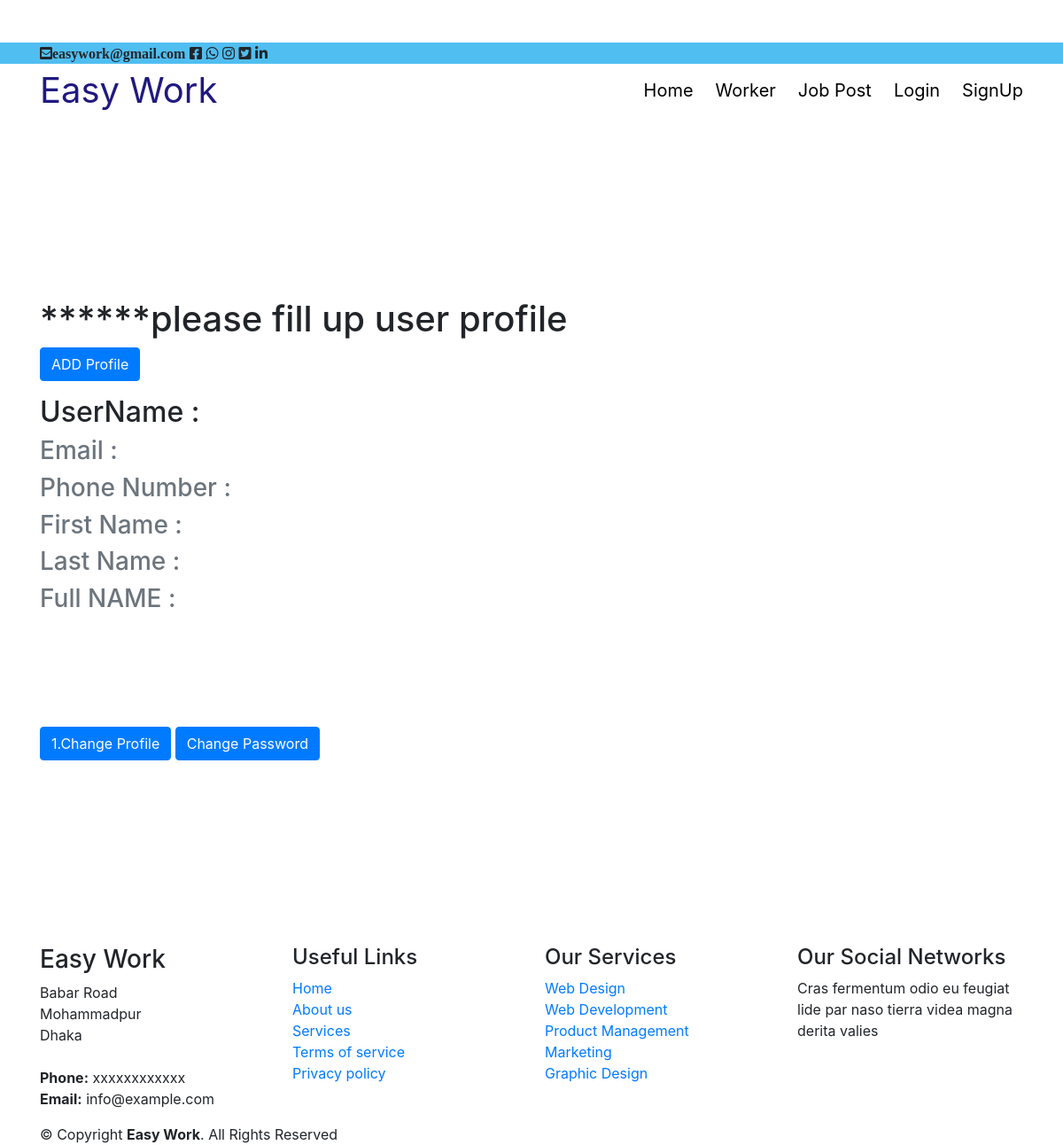
Page /client/client/profile/ (signed in) on the earlier database version.
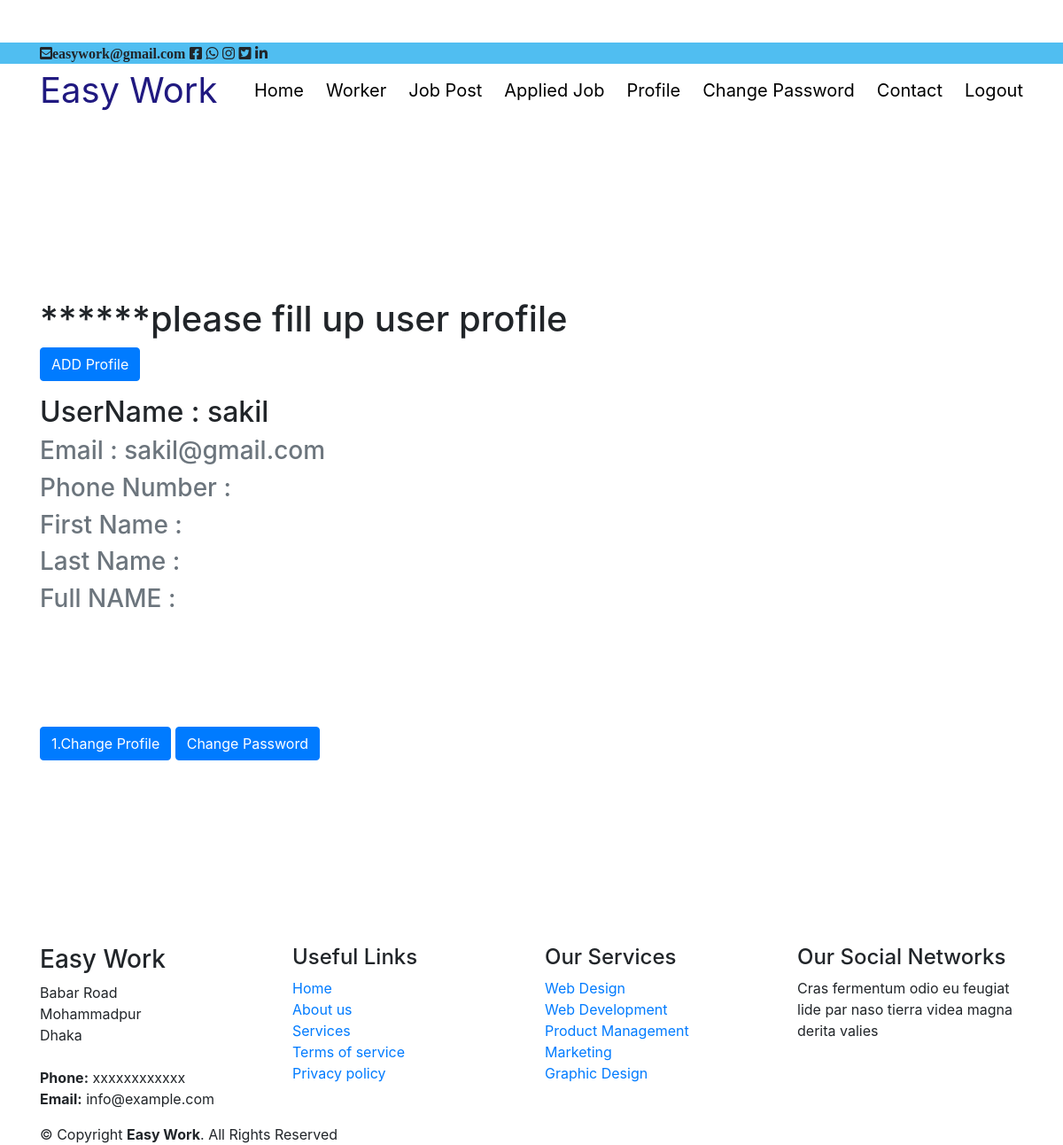
Same page on the later database version.
### accounts/models.py (models this page shows, shortened)
class User(AbstractUser):
    is_worker = models.BooleanField(default=False)
    is_customer = models.BooleanField(default=False)
    image = models.ImageField('Voter ID Image', default='default.jpg', upload_to='voter_id_pics', null=True, blank=True)

### Client/views.py (the view)
# urls.py: path('client/profile/', views.Clientprofile, name='client_profile'),
def Clientprofile(request):
    return render(request,'Client/client_profile.html')

### Client/templates/Client/client_profile.html (shortened to what this page needs)
{% extends 'index1.html' %}
{% load static %}
{% load crispy_forms_tags %}
{% block content %}
<br><br><br><br><br><br><br><br><br><br><br>
    <div class="content-section">
        {% if user.profile.user %}
        {% else %}
         <div class="form-group">
             <h1>******please fill up user profile</h1>
            <a  class="btn btn-primary" href="{% url 'client_profile_create'  %}">ADD Profile</a>
        </div>
        {% endif %}
      <div class="media">
        <div class="media-body">
          <h2 class="account-heading">UserName : {{ user.username }}</h2>
          <h3 class="text-secondary">Email : {{ user.email }}</h3>
          <h3 class="text-secondary">Phone Number : {{ user.profile.phone_number }}</h3>
          <h3 class="text-secondary">First Name : {{ user.first_name }}</h3>
          <h3 class="text-secondary">Last Name : {{ user.last_name }}</h3>
           <h3 class="text-secondary">Full NAME : {{ user.first_name }} {{ user.last_name }} </h3>
                    <br><br><br><br><br>
            <div class="form-group">
                <a  class="btn btn-primary" href="{% url 'client_change' user.pk %}">1.Change Profile</a>
                <a  class="btn btn-primary" href="{% url 'client_change_password' %}">Change Password</a>
            </div>
          </div>
      </div>
    </div>
{% endblock content %}

Differences in the rows shown:
now on this page (row edited): User: username "sakil", email "sakil@gmail.com"
changed User: is_active False → True (drawn)
Other differences:
text no longer shown: "Login SignUp"
text now shown: "Applied Job Profile Change Password Contact Logout"
